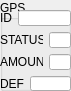
                        <widget class="QGroupBox" name="groupBox_10">
                            <property name="geometry">
                                <rect>
                                    <x>500</x>
                                    <y>190</y>
                                    <width>71</width>
                                    <height>91</height>
                                </rect>
                            </property>
                            <property name="autoFillBackground">
                                <bool>true</bool>
                            </property>
                            <property name="title">
                                <string>GPS</string>
                            </property>
                            <widget class="QWidget" name="verticalLayoutWidget_10">
                                <property name="geometry">
                                    <rect>
                                        <x>0</x>
                                        <y>10</y>
                                        <width>71</width>
                                        <height>81</height>
                                    </rect>
                                </property>
                                <layout class="QVBoxLayout" name="verticalLayout_11">
                                    <item>
                                        <layout class="QHBoxLayout" name="horizontalLayout_38">
                                            <item>
                                                <widget class="QLabel" name="label_39">
                                                    <property name="text">
                                                        <string>ID</string>
                                                    </property>
                                                </widget>
                                            </item>
                                            <item>
                                                <widget class="QLineEdit" name="lineEdit_37"/>
                                            </item>
                                        </layout>
                                    </item>
                                    <item>
                                        <layout class="QHBoxLayout" name="horizontalLayout_39">
                                            <item>
                                                <widget class="QLabel" name="label_40">
                                                    <property name="text">
                                                        <string>STATUS</string>
                                                    </property>
                                                </widget>
                                            </item>
                                            <item>
                                                <widget class="QLineEdit" name="lineEdit_38"/>
                                            </item>
                                        </layout>
                                    </item>
                                    <item>
                                        <layout class="QHBoxLayout" name="horizontalLayout_40">
                                            <item>
                                                <widget class="QLabel" name="label_41">
                                                    <property name="text">
                                                        <string>AMOUNT</string>
                                                    </property>
                                                </widget>
                                            </item>
                                            <item>
                                                <widget class="QLineEdit" name="lineEdit_39"/>
                                            </item>
                                        </layout>
                                    </item>
                                    <item>
                                        <layout class="QHBoxLayout" name="horizontalLayout_41">
                                            <item>
                                                <widget class="QLabel" name="label_42">
                                                    <property name="text">
                                                        <string>DEF</string>
                                                    </property>
                                                </widget>
                                            </item>
                                            <item>
                                                <widget class="QLineEdit" name="lineEdit_40"/>
                                            </item>
                                        </layout>
                                    </item>
                                </layout>
                            </widget>
                        </widget>
